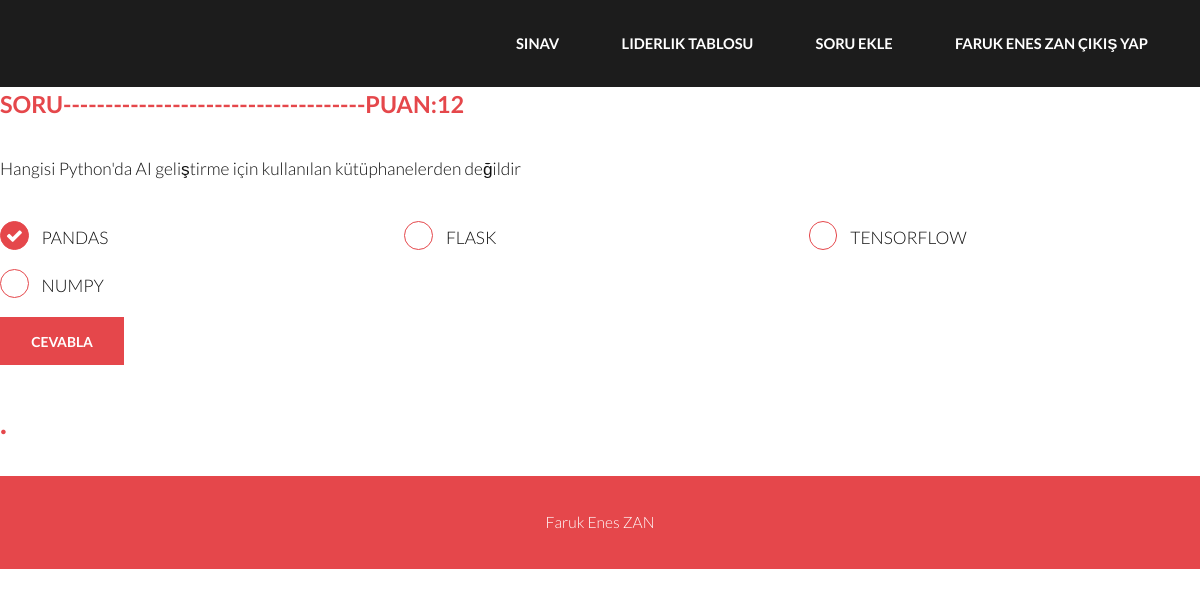
Page /sinav/2 (signed in) on the committed database.
### tables this page shows
CREATE TABLE kullanicilar (isim TEXT, kadi TEXT, sifre TEXT, puan INT);

CREATE TABLE "sorular" (
	"no"	INTEGER,
	"soru"	TEXT,
	"sik1"	TEXT,
	"sik2"	TEXT,
	"sik3"	TEXT,
	"sik4"	TEXT,
	"dogru"	TEXT,
	PRIMARY KEY("no")
);

### main.py (the view)
@app.route("/sinav/<int:id>", methods=['GET', 'POST'])
def Sinav(id):
    kontrol = ""
    kullaniciPuani = 0
    rastgele = random.randint(0,4)
    name, login_auth = giris_kotrol()
    con = sqlite3.connect("database.db")
    cur = con.cursor()
    puan = cur.execute("SELECT puan FROM kullanicilar WHERE isim = '"+name+"'").fetchone()[0]
    print(name)
    sorular = cur.execute("SELECT * FROM sorular").fetchall()
    con.commit()
    dogrucevab = cur.execute("SELECT dogru FROM sorular ").fetchall()
    used_questions = []
    if id < 5:
        if request.method == 'POST':
            if request.form:
                cevab = request.form["cevab"]
                if cevab == dogrucevab[id][0]:
                    kullaniciPuani = puan + 1
                    update = "UPDATE kullanicilar SET puan = '" + str(kullaniciPuani) + "' WHERE isim = '" + name + "'"
                    con.cursor().execute(update)
                    con.commit()
                    used_questions.append(id)
                used_questions.append(id)
                if len(used_questions) == len(sorular):
                    used_questions.clear()
                while True:
                    new_id = random.randint(0, 4)
                    if new_id not in used_questions:
                        break
                return redirect(url_for("Sinav", id=new_id))
    else:
        id = 0
    return render_template("sinav.html", name=name, login_auth=login_auth, kontrol=kontrol,id=id, sorular=sorular, puan=puan, rastgele=rastgele)

### main.py (called while the page is built)
def giris_kotrol():
    name = ""
    login_auth = False
    if "username" in session:
        name = session["username"]
        login_auth = True
    return name, login_auth

### templates/sinav.html (shortened to what this page needs)
{% extends 'base.html' %}
{% block body_content%}
<section>
    <h3>Soru------------------------------------Puan:{{ puan }}</h3>
    <form method="post" action="{{ url_for('Sinav',id=id) }}">
        <p>{{ sorular[id][1] }}</p>
        <div class="row uniform 50%">
            <div class="4u 12u$(xsmall)">
                <label for="priority-normal">{{ sorular[id][2] }}</label>
            </div>
            <div class="4u 12u$(xsmall)">
                <label for="priority-high">{{ sorular[id][3] }}</label>
            </div>
            <div class="4u 12u$(xsmall)">
                <label for="priority-low">{{ sorular[id][4] }}</label>
            </div>
            <div class="4u 12u$(xsmall)">
                <label for="priority-zero">{{ sorular[id][5] }}</label>
            </div>
            <div class="12u$">
                <ul class="actions">
                    <li><input type="submit" name="Cevabla" value="Cevabla" class="special"></li>
                </ul>
            </div>
        </div>
    </form>
    <h2>.</h2>
</section>
{% endblock %}

### templates/base.html (shortened to what this page needs)
<!DOCTYPE HTML>
<html>
	<head>
		<link rel="stylesheet" href="/static/assets/css/main.css">
	</head>
<body>
			<header id="header">
				<div class="inner">
					<nav id="nav">
						{% if login_auth == False %}
						<a href="{{url_for('Index')}}">Anasayfa</a>
						<a href="{{url_for('Kayit')}}">Kayıt Ol</a>
						<a href="{{url_for('Giris')}}">Giris Yap</a>
						{% else %}
						<a href="{{url_for('Sinav',id=id)}}">Sınav</a>
						<a href="{{ url_for('LiderlikTablosu') }}">Liderlik Tablosu</a>
						<a href="{{url_for('addquestion')}}">Soru Ekle</a>
						<a href="{{ url_for('Logout') }}"> {{ name }} Çıkış Yap</a>
						{% endif %}
					</nav>
				</div>
			</header>
			{% block body_content %}
		{% endblock %}
		<div class="copyright">
			Faruk Enes ZAN
		</div>
	</body>
</html>

### rows in the picture
kullanicilar: isim "FARUK ENES ZAN"
sorular: soru "Hangisi Python'da AI geliştirme için kullanılan kütüphanelerden değildir", sik1 "PANDAS", sik2 "FLASK", sik3 "TENSORFLOW", sik4 "NUMPY"

### other values in the picture
{{ puan }} "12"
